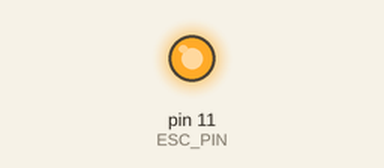
The sketch below on a simulated Arduino Uno, built with avr-gcc and run on an emulated ATmega328P. Shown: output pins drawn as LEDs (lit = HIGH). No radio packets arrive unless stated.

Above: at 0.1 s.
At 0.6 s:
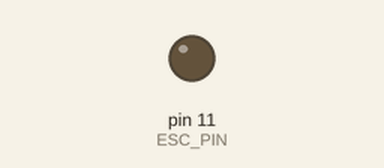
Timing chart, 0 to 2.1 s (numbered marks = the images above):
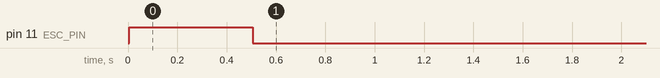

The sketch:

rc-receiver.ino
```cpp
#include "RF24.h"

RF24 radio(9,10);

const int SERVO_PIN = 10;
const int ESC_PIN = 11;

int ReceivedMessage[1] = {000}; // Used to store value received by the NRF24L01

const uint64_t pipe = 0xE6E6E6E6E6E6; // Needs to be the same for communicating between 2 NRF24L01

void setup() {
  Serial.begin(9600);

  radio.begin(); // Start the NRF24L01
  radio.openReadingPipe(1, pipe); // Get NRF24L01 ready to receive
  radio.startListening(); // Listen to see if information received

  // setup output pins
  pinMode(SERVO_PIN, OUTPUT);
  pinMode(ESC_PIN, OUTPUT);

  // ESC arming sequence
  digitalWrite(ESC_PIN, 255);
  delay(500);
  digitalWrite(ESC_PIN, 0);
}

void loop() {
  while (radio.available()) {
    radio.read(ReceivedMessage, 1); // Read information from the NRF24L01

    // set motor power
    digitalWrite(SERVO_PIN, ReceivedMessage[0]);
    // set steering angle
    digitalWrite(ESC_PIN, ReceivedMessage[1]);
  }
}
```
